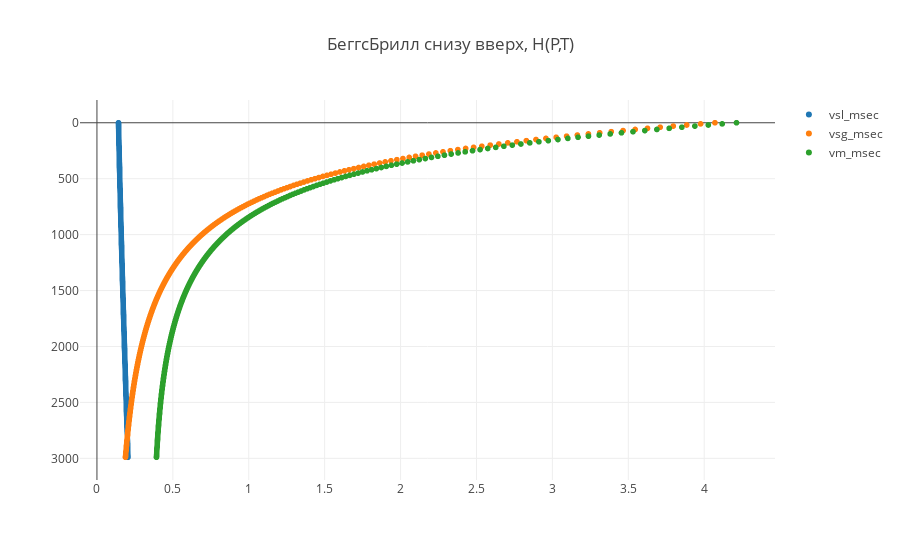

This figure's notebook cell:
### Code cell
trace1 = trace(34)
trace2 = trace(35)
trace3 = trace(36)

data = [trace1, trace2, trace3]

plot()

### Figure 1 — Plotly figure (JSON) as saved in the notebook; plotly's stock layout.template omitted (floating-point values rounded to 4 significant figures; data arrays with more than 128 entries replaced by an {"elided": "..."} marker saying what was removed)
{"data": [{"mode": "markers", "name": "vsl_msec", "type": "scattergl", "uid": "cff0c487-c0f0-4e22-aa48-40baa2811d88", "x": {"elided": "300 float values"}, "y": {"elided": "300 int values"}}, {"mode": "markers", "name": "vsg_msec", "type": "scattergl", "uid": "b8393dfc-63c4-4cc3-99dd-caa7af5caeef", "x": {"elided": "300 float values"}, "y": {"elided": "300 int values"}}, {"mode": "markers", "name": "vm_msec", "type": "scattergl", "uid": "20efcd29-4190-4d3a-875a-b21f4ea4b595", "x": {"elided": "300 float values"}, "y": {"elided": "300 int values"}}], "layout": {"title": {"text": "БеггсБрилл снизу вверх, H(P,T)"}, "yaxis": {"autorange": "reversed"}}}
